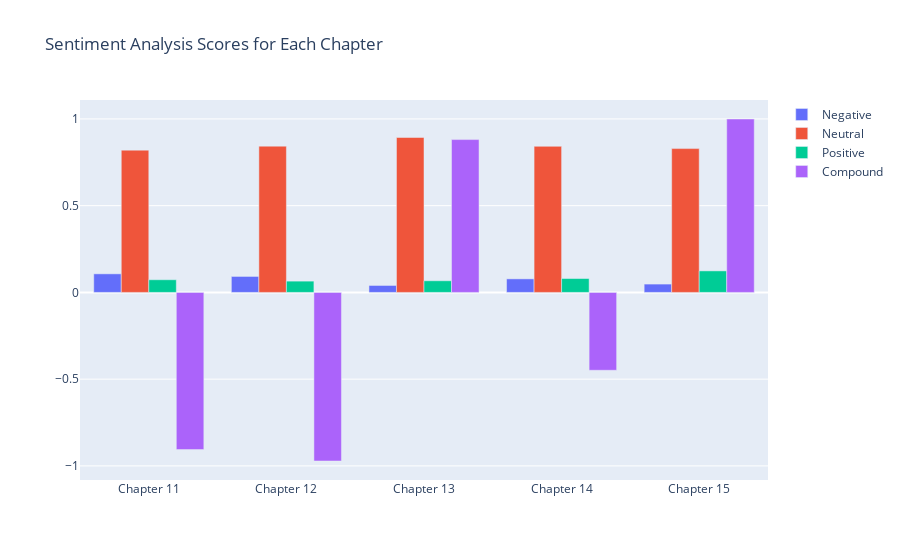

Notebook code cell kept with this figure:
### Code cell
chapters = list(sentiment_scores.keys())[10:15]
neg_scores = [sentiment_scores[chapter]['neg'] for chapter in chapters]
neu_scores = [sentiment_scores[chapter]['neu'] for chapter in chapters]
pos_scores = [sentiment_scores[chapter]['pos'] for chapter in chapters]
compound_scores = [sentiment_scores[chapter]['compound'] for chapter in chapters]

fig = go.Figure(data=[
    go.Bar(name='Negative', x=chapters, y=neg_scores),
    go.Bar(name='Neutral', x=chapters, y=neu_scores),
    go.Bar(name='Positive', x=chapters, y=pos_scores),
    go.Bar(name='Compound', x=chapters, y=compound_scores)
])

fig.update_layout(barmode='group', title='Sentiment Analysis Scores for Each Chapter')
fig.show()

### Figure 1 — Plotly figure (JSON) as saved in the notebook; plotly's stock layout.template omitted (floating-point values rounded to 4 significant figures)
{"data": [{"name": "Negative", "type": "bar", "x": ["Chapter 11", "Chapter 12", "Chapter 13", "Chapter 14", "Chapter 15"], "y": [0.107, 0.092, 0.04, 0.078, 0.048]}, {"name": "Neutral", "type": "bar", "x": ["Chapter 11", "Chapter 12", "Chapter 13", "Chapter 14", "Chapter 15"], "y": [0.82, 0.843, 0.893, 0.842, 0.829]}, {"name": "Positive", "type": "bar", "x": ["Chapter 11", "Chapter 12", "Chapter 13", "Chapter 14", "Chapter 15"], "y": [0.073, 0.065, 0.067, 0.08, 0.124]}, {"name": "Compound", "type": "bar", "x": ["Chapter 11", "Chapter 12", "Chapter 13", "Chapter 14", "Chapter 15"], "y": [-0.9062, -0.9718, 0.8809, -0.4489, 0.9995]}], "layout": {"autosize": true, "barmode": "group", "title": {"text": "Sentiment Analysis Scores for Each Chapter"}, "xaxis": {"autorange": true, "range": [-0.5, 4.5], "type": "category"}, "yaxis": {"autorange": true, "range": [-1.081, 1.109], "type": "linear"}}}
